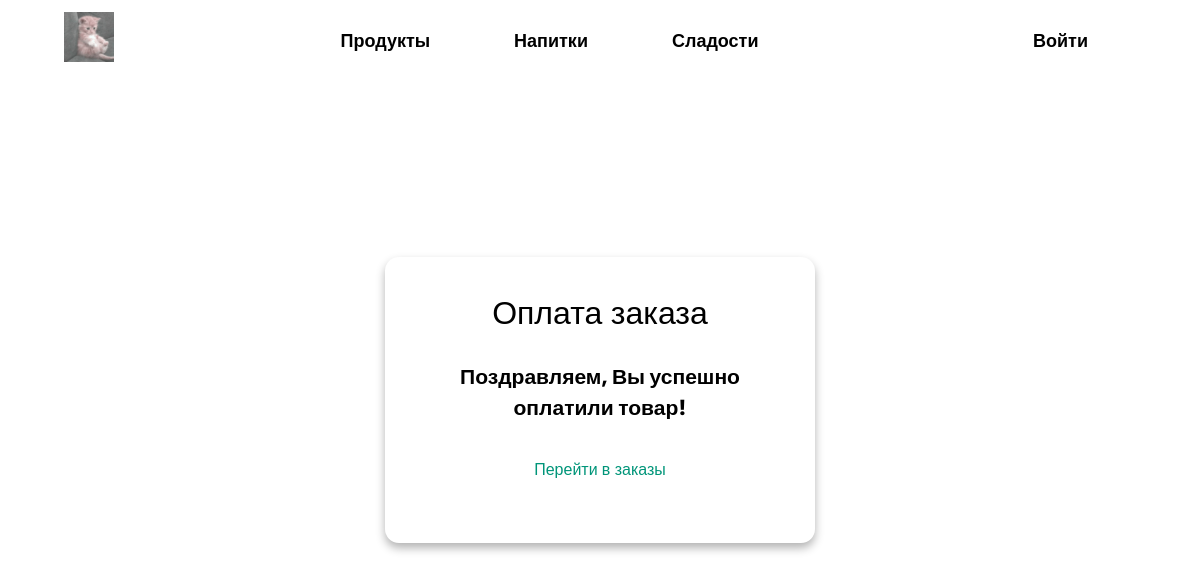
/order/success/, run on the app's committed database.
### products/models/category/models.py (models this page shows, shortened)
class ProductCategory(BaseModel):
	name = models.CharField(max_length=128, unique=True)
	class Meta:
		verbose_name = "Категория"
		verbose_name_plural = "Категории"

### orders/views.py (the view)
# urls.py: path('success/', SuccessTemplateView.as_view(), name='success'),
class SuccessTemplateView(TitleMixin, TemplateView):
	template_name = 'orders/order_success.html'
	title = "Спасибо за заказ"

### common/views.py (called while the page is built)
	def get_context_data(self, **kwargs):
		context = super(TitleMixin, self).get_context_data(**kwargs)
		context['title'] = self.title
		return context

### products/utils/context_processors.py (called while the page is built)
def category_context(request):
    return {'categories': ProductCategory.objects.all(),
            'subcategories': ProductSubCategory.objects.all(),}

def baskets(request):
    user = request.user
    return {'baskets': Basket.objects.filter(user=user) if user.is_authenticated else []}

### orders/templates/orders/order_success.html (shortened to what this page needs)
{% extends "products/base.html" %}
{% load static %}
{% block content %}
<link rel='stylesheet' href='{% static "products/css/style.css" %}'>
<div class="container">
    <div class="login form">
        <header>Оплата заказа</header>
       <center><h3>Поздравляем, Вы успешно оплатили товар!</h3></center>
        <h2><center><a href="{% url 'orders:order_list' %}">Перейти в заказы</a></center></h2>
    </div>
</div>
{% endblock %}

### products/templates/products/base.html (shortened to what this page needs)
{% load static %}
<!DOCTYPE html>
<html lang="en">
<head>
    <link rel="stylesheet" href="https://cdnjs.cloudflare.com/ajax/libs/font-awesome/5.15.4/css/all.min.css"
/>
    <link href='https://unpkg.com/boxicons@2.1.4/css/boxicons.min.css' rel='stylesheet'>
    <link rel='stylesheet' href='{% static "products/css/styles.css" %}'>
</head>
<header>
    <nav class="navigation">
        <div class="logo">
            <a href="/"><img src="{% static 'products/img/logo.jpg' %}" alt="Logo"></a>
        </div>
        <ul class="mmenuu">
            {% for category in categories %}
            <li class="nav-item">
                <a class="item">{{category.name}}</a>
            </li>
            {% endfor %}
        </ul>
        <div class="icons">
            {% if user.is_authenticated %}
            <li class="nav-item">
                <a href="{% url 'basket' %}">Корзина</a>
            </li>
            <li class="nav-item">
                <a href="{% url 'users:profile' user.id %}">Личный кабинет</a>
            </li>
            {% if user.is_superuser or user.is_staff %}
            <li class="nav-item">
                <a href="{% url 'admin:index' %}">Админ панель</a>
            </li>
            {% endif %}
            {% else %}
            <li class="nav-item">
                <a href="{% url 'users:login' %}">Войти</a>
            </li>
            {% endif %}
        </div>
    </nav>
</header>
<body>
{% block content %}
{% endblock %}
</body>
</html>

### static/products/css/styles.css (style rules this page uses)
* { margin: 0; list-style: none; box-sizing: border-box; padding: 0; text-decoration: none; }
:root { --color-primary: #16194f; --color-secondary: #F44E77; --color-neutral-1: #CAC7FF; --color-neutral-2: #F2F6FF; --color-white: #fff; --color-black: #000; --color-grey-1: #000; --font-size: 18px; --trans: all .4s ease-in-out; }
body { font-family: 'Nunito', sans-serif; font-size: var(--font-size); color: var(--color-grey-1); }
a { font-size: inherit; font-family: inherit; font-weight: 400; }
.navigation { min-height: 10vh; width: 100%; display: flex; justify-content: space-between; align-items: center; padding: 0 4rem; }
.logo img { width: 50px; opacity: 0.7; }
.nav-item { margin: 0 2rem; position: relative; }
.nav-item a { color: var(--color-grey-1); font-weight: 600; padding: 1rem; transition: var(--trans); }
.nav-item a::before { content: ''; position: absolute; width: 100%; height: 2px; bottom: -5px; left: 0; background-color: var(--color-primary); visibility: hidden; transform: scaleX(0); transition: all .3s ease-in-out; opacity: 0.7; }
.icons { display: flex; align-items: center; }
h2 { font-size: 3rem; font-weight: 700; color: var(--color-primary); margin-bottom: 1rem; transition: var(--trans); cursor: default; }
ul { list-style: none; display: block; margin:0px; padding:0px; }
ul:after { display: block; float: none; content: ' '; clear: both; }
ul.mmenuu > li { float: left; position: relative; }
ul.mmenuu > li > a { display: block; padding: 10px; text-decoration: none; }

### static/products/css/style.css (style rules this page uses)
* { margin: 0; padding: 0; box-sizing: border-box; font-family: 'Poppins', sans-serif; }
.container { position: absolute; top: 50%; left: 50%; transform: translate(-50%,-50%); max-width: 430px; width: 100%; background: #fff; border-radius: 14px; box-shadow: 0 5px 10px rgba(0,0,0,0.3); }
.container .form { padding: 2rem; }
.form header { font-size: 2rem; font-weight: normal; text-align: center; margin-bottom: 1.5rem; }
.form a { font-size: 16px; color: #009579; text-decoration: none; }

### data on the page
ProductCategory: name "Продукты"
ProductCategory: name "Напитки"
ProductCategory: name "Сладости"
